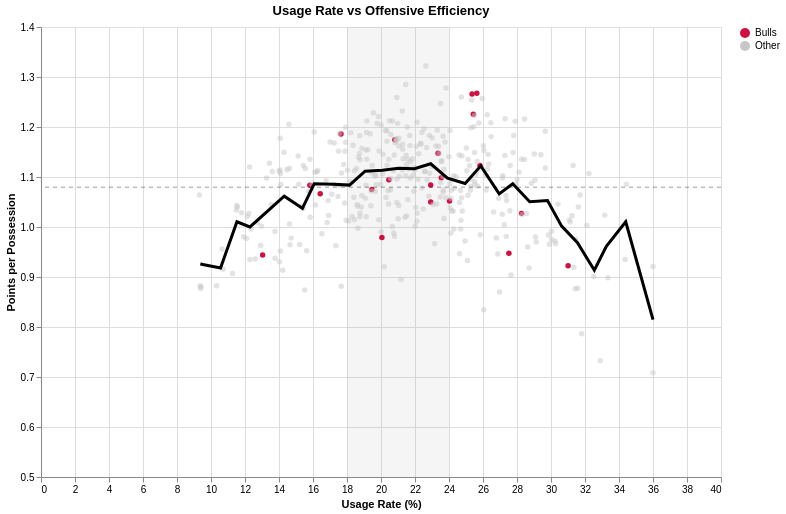

The notebook cell saved with this chart:
### Code cell
import numpy as np
import pandas as pd
import altair as alt

np.random.seed(7)

# ----------------------------
# Simulate data
# ----------------------------
n_league = 360
n_bulls = 20

usage_league = np.clip(
    np.random.normal(22, 5.5, n_league),
    8, 36
)

usage_bulls = np.clip(
    np.random.normal(23, 4.5, n_bulls),
    10, 34
)

def base_efficiency(u):
    return 1.12 - 0.012 * (u - 22)**2 / 10

eff_league = base_efficiency(usage_league) + np.random.normal(
    0, 0.07 + 0.004 * np.maximum(usage_league - 20, 0), n_league
)

eff_bulls = base_efficiency(usage_bulls) + np.random.normal(
    0, 0.06 + 0.003 * np.maximum(usage_bulls - 20, 0), n_bulls
)

df = pd.DataFrame({
    "Usage Rate": np.concatenate([usage_bulls, usage_league]),
    "Efficiency": np.concatenate([eff_bulls, eff_league]),
    "Team": ["Bulls"] * n_bulls + ["Other"] * n_league
})

df = df[
    (df["Usage Rate"] >= 8) &
    (df["Efficiency"] >= 0.5)
]


# ----------------------------
# Precompute smooth league trend
# ----------------------------
bins = np.linspace(8, 36, 30)

trend_df = (
    df[df["Team"] == "Other"]
    .assign(bin=pd.cut(df[df["Team"] == "Other"]["Usage Rate"], bins))
    .groupby("bin", observed=True)
    .agg(
        Usage=("Usage Rate", "mean"),
        Efficiency=("Efficiency", "mean")
    )
    .dropna()
)

# ----------------------------
# Scatter plot
# ----------------------------
scatter = alt.Chart(df).mark_circle(opacity=0.7).encode(
    x=alt.X("Usage Rate:Q", title="Usage Rate (%)", scale=alt.Scale(domain=[8, 36])),
    y=alt.Y("Efficiency:Q", title="Points per Possession", scale=alt.Scale(domain=[0.5, 1.35])),
    color=alt.Color(
        "Team:N",
        scale=alt.Scale(
            domain=["Bulls", "Other"],
            range=["#CE1141", "#C7C7C7"]
        ),
        legend=alt.Legend(title=None)
    ),
    tooltip=["Usage Rate", "Efficiency", "Team"]
)

# ----------------------------
# Trend line (precomputed)
# ----------------------------
trend = alt.Chart(trend_df).mark_line(
    color="black",
    strokeWidth=3
).encode(
    x="Usage:Q",
    y="Efficiency:Q"
)

optimal_band = alt.Chart(
    pd.DataFrame({
        "x1": [18],
        "x2": [24]
    })
).mark_rect(
    opacity=0.08,
    color="gray"
).encode(
    x="x1:Q",
    x2="x2:Q"
)


league_avg = alt.Chart(
    pd.DataFrame({"y": [df["Efficiency"].mean()]})
).mark_rule(
    strokeDash=[4,4],
    color="black",
    opacity=0.4
).encode(
    y="y:Q"
)

scatter = scatter.encode(
    opacity=alt.condition(
        alt.datum.Team == "Bulls",
        alt.value(1.0),
        alt.value(0.5)
    )
)



# ----------------------------
# Final chart
# ----------------------------
chart = (optimal_band + scatter + trend + league_avg).properties(
    width=680,
    height=450,
    title="Usage Rate vs Offensive Efficiency"
)


chart

### Figure 1 — Vega-Lite specification as saved in the notebook (floating-point values rounded to 4 significant figures; data arrays with more than 128 entries replaced by an {"elided": "..."} marker saying what was removed)
{"config": {"view": {"continuousWidth": 300, "continuousHeight": 300}}, "layer": [{"data": {"name": "data-a9d6ec0377c815b75a64ea1283c24969"}, "mark": {"type": "rect", "color": "gray", "opacity": 0.08}, "encoding": {"x": {"field": "x1", "type": "quantitative"}, "x2": {"field": "x2"}}}, {"data": {"name": "data-e4819c16a4e4e3fe7c2d35b441748139"}, "mark": {"type": "circle", "opacity": 0.7}, "encoding": {"color": {"field": "Team", "legend": {"title": null}, "scale": {"domain": ["Bulls", "Other"], "range": ["#CE1141", "#C7C7C7"]}, "type": "nominal"}, "opacity": {"condition": {"test": "(datum.Team === 'Bulls')", "value": 1.0}, "value": 0.5}, "tooltip": [{"field": "Usage Rate", "type": "quantitative"}, {"field": "Efficiency", "type": "quantitative"}, {"field": "Team", "type": "nominal"}], "x": {"field": "Usage Rate", "scale": {"domain": [8, 36]}, "title": "Usage Rate (%)", "type": "quantitative"}, "y": {"field": "Efficiency", "scale": {"domain": [0.5, 1.35]}, "title": "Points per Possession", "type": "quantitative"}}}, {"data": {"name": "data-6fe4dfde75ad4a4320356aaab2903b0c"}, "mark": {"type": "line", "color": "black", "strokeWidth": 3}, "encoding": {"x": {"field": "Usage", "type": "quantitative"}, "y": {"field": "Efficiency", "type": "quantitative"}}}, {"data": {"name": "data-ffbc6946685b54b9766b37e8dd5f9058"}, "mark": {"type": "rule", "color": "black", "opacity": 0.4, "strokeDash": [4, 4]}, "encoding": {"y": {"field": "y", "type": "quantitative"}}}], "height": 450, "title": "Usage Rate vs Offensive Efficiency", "width": 680, "$schema": "https://vega.github.io/schema/vega-lite/v5.20.1.json", "datasets": {"data-a9d6ec0377c815b75a64ea1283c24969": [{"x1": 18, "x2": 24}], "data-e4819c16a4e4e3fe7c2d35b441748139": {"elided": "380 records"}, "data-6fe4dfde75ad4a4320356aaab2903b0c": [{"Usage": 9.372, "Efficiency": 0.9259}, {"Usage": 10.56, "Efficiency": 0.9181}, {"Usage": 11.52, "Efficiency": 1.01}, {"Usage": 12.29, "Efficiency": 1.0}, {"Usage": 13.41, "Efficiency": 1.034}, {"Usage": 14.31, "Efficiency": 1.062}, {"Usage": 15.38, "Efficiency": 1.037}, {"Usage": 16.07, "Efficiency": 1.086}, {"Usage": 17.19, "Efficiency": 1.086}, {"Usage": 18.15, "Efficiency": 1.084}, {"Usage": 19.06, "Efficiency": 1.112}, {"Usage": 20.08, "Efficiency": 1.114}, {"Usage": 21.03, "Efficiency": 1.117}, {"Usage": 21.97, "Efficiency": 1.117}, {"Usage": 22.92, "Efficiency": 1.126}, {"Usage": 23.91, "Efficiency": 1.098}, {"Usage": 24.95, "Efficiency": 1.087}, {"Usage": 25.87, "Efficiency": 1.122}, {"Usage": 26.95, "Efficiency": 1.066}, {"Usage": 27.75, "Efficiency": 1.087}, {"Usage": 28.75, "Efficiency": 1.051}, {"Usage": 29.79, "Efficiency": 1.053}, {"Usage": 30.62, "Efficiency": 1.002}, {"Usage": 31.56, "Efficiency": 0.9688}, {"Usage": 32.55, "Efficiency": 0.9135}, {"Usage": 33.26, "Efficiency": 0.9612}, {"Usage": 34.4, "Efficiency": 1.01}, {"Usage": 36.0, "Efficiency": 0.8146}], "data-ffbc6946685b54b9766b37e8dd5f9058": [{"y": 1.08}]}}
